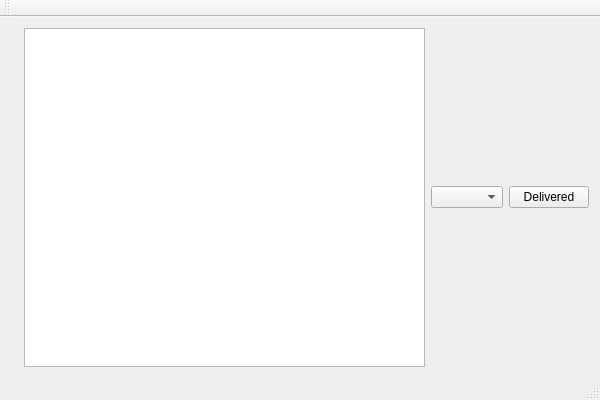
<?xml version="1.0" encoding="UTF-8"?>
<ui version="4.0">
 <class>DeliverNowClass</class>
 <widget class="QMainWindow" name="DeliverNowClass">
  <property name="geometry">
   <rect>
    <x>0</x>
    <y>0</y>
    <width>600</width>
    <height>400</height>
   </rect>
  </property>
  <property name="windowTitle">
   <string>DeliverNow</string>
  </property>
  <widget class="QWidget" name="centralWidget">
   <layout class="QHBoxLayout" name="horizontalLayout">
    <item>
     <widget class="QLabel" name="label">
      <property name="text">
       <string/>
      </property>
     </widget>
    </item>
    <item>
     <widget class="QListWidget" name="listWidget"/>
    </item>
    <item>
     <widget class="QComboBox" name="comboBox"/>
    </item>
    <item>
     <widget class="QPushButton" name="pushButton">
      <property name="text">
       <string>Delivered</string>
      </property>
     </widget>
    </item>
   </layout>
  </widget>
  <widget class="QMenuBar" name="menuBar">
   <property name="geometry">
    <rect>
     <x>0</x>
     <y>0</y>
     <width>600</width>
     <height>22</height>
    </rect>
   </property>
  </widget>
  <widget class="QToolBar" name="mainToolBar">
   <attribute name="toolBarArea">
    <enum>TopToolBarArea</enum>
   </attribute>
   <attribute name="toolBarBreak">
    <bool>false</bool>
   </attribute>
  </widget>
  <widget class="QStatusBar" name="statusBar"/>
 </widget>
 <layoutdefault spacing="6" margin="11"/>
 <resources>
  <include location="DeliverNow.qrc"/>
 </resources>
 <connections/>
</ui>
